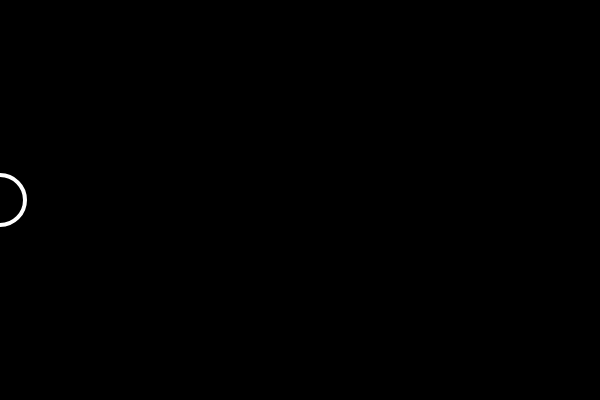
Frame 1 (no input)
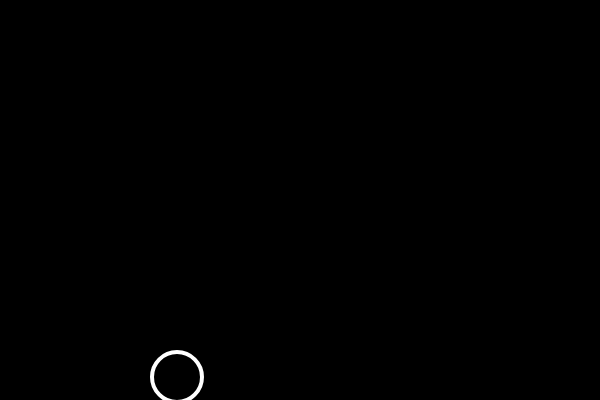
Frame 60 (no input)
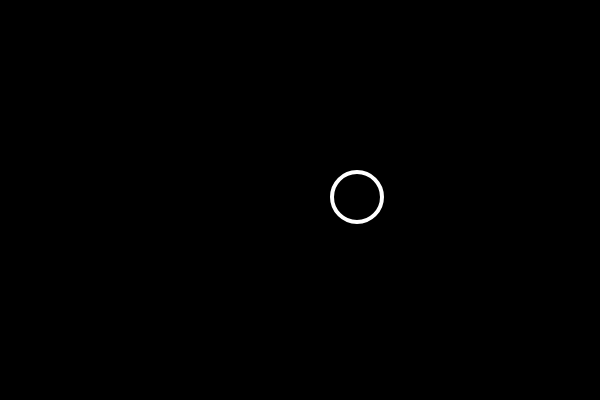
Frame 120 (the mouse pressed at the canvas centre since frame 60)

The p5.js sketch that drew these frames (run headless with seeded random() and noise() and a simulated clock; from frame 60 on, the mouse is pressed at the canvas centre):

// p5.js sketch
// ── sketch.js
var x = 0;
var y = 200;
var speedX = 3;
var speedY = 3;

function setup() {
    createCanvas(600, 400);
}

function draw() {
    background(0);
    stroke(255);
    strokeWeight(4);
    noFill();
    ellipse(x, y, 50, 50);
    if (x > width - 25) {
        speedX = -3;
    }
    else if (x < 25) {
        speedX = 3;
    }
    if (y > height - 25) {
        speedY = -3;
    }
    else if (y < 25) {
        speedY = 3;
    }
    x = x + speedX;
    y = y + speedY;
}
